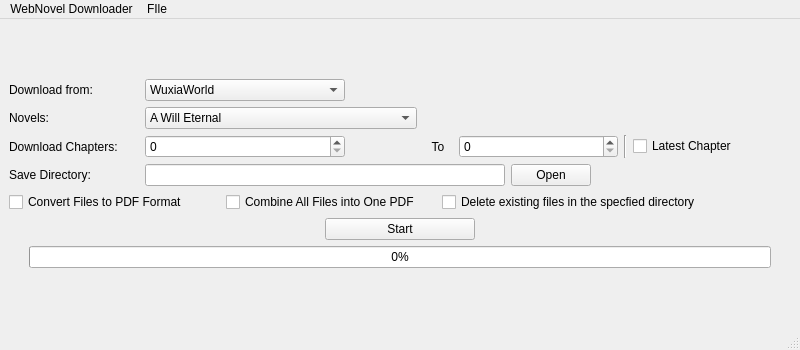
<?xml version="1.0" encoding="UTF-8"?>
<ui version="4.0">
 <class>webNovelDownloader</class>
 <widget class="QMainWindow" name="webNovelDownloader">
  <property name="geometry">
   <rect>
    <x>0</x>
    <y>0</y>
    <width>800</width>
    <height>350</height>
   </rect>
  </property>
  <property name="minimumSize">
   <size>
    <width>800</width>
    <height>350</height>
   </size>
  </property>
  <property name="maximumSize">
   <size>
    <width>950</width>
    <height>450</height>
   </size>
  </property>
  <property name="windowTitle">
   <string>Web Novel Downloader</string>
  </property>
  <widget class="QWidget" name="centralwidget">
   <layout class="QVBoxLayout" name="verticalLayout_2">
    <item>
     <layout class="QVBoxLayout" name="verticalLayout">
      <item>
       <layout class="QGridLayout" name="novelSpecificationsLayout">
        <item row="2" column="1">
         <widget class="QSpinBox" name="chapterIndexStart">
          <property name="sizePolicy">
           <sizepolicy hsizetype="Maximum" vsizetype="Fixed">
            <horstretch>0</horstretch>
            <verstretch>0</verstretch>
           </sizepolicy>
          </property>
          <property name="maximumSize">
           <size>
            <width>200</width>
            <height>50</height>
           </size>
          </property>
          <property name="minimum">
           <number>0</number>
          </property>
          <property name="maximum">
           <number>10000</number>
          </property>
          <property name="value">
           <number>0</number>
          </property>
         </widget>
        </item>
        <item row="2" column="5">
         <widget class="QCheckBox" name="latestChapter">
          <property name="text">
           <string>Latest Chapter</string>
          </property>
         </widget>
        </item>
        <item row="2" column="3">
         <widget class="QSpinBox" name="chapterIndexEnd">
          <property name="sizePolicy">
           <sizepolicy hsizetype="Maximum" vsizetype="Fixed">
            <horstretch>0</horstretch>
            <verstretch>0</verstretch>
           </sizepolicy>
          </property>
          <property name="maximumSize">
           <size>
            <width>200</width>
            <height>50</height>
           </size>
          </property>
          <property name="minimum">
           <number>0</number>
          </property>
          <property name="maximum">
           <number>10000</number>
          </property>
          <property name="value">
           <number>0</number>
          </property>
         </widget>
        </item>
        <item row="2" column="2">
         <widget class="QLabel" name="label">
          <property name="sizePolicy">
           <sizepolicy hsizetype="Maximum" vsizetype="Preferred">
            <horstretch>0</horstretch>
            <verstretch>0</verstretch>
           </sizepolicy>
          </property>
          <property name="maximumSize">
           <size>
            <width>30</width>
            <height>30</height>
           </size>
          </property>
          <property name="text">
           <string>To</string>
          </property>
          <property name="alignment">
           <set>Qt::AlignCenter</set>
          </property>
          <property name="buddy">
           <cstring>chapterIndexEnd</cstring>
          </property>
         </widget>
        </item>
        <item row="1" column="0">
         <widget class="QLabel" name="novelLabel">
          <property name="text">
           <string>Novels:</string>
          </property>
          <property name="buddy">
           <cstring>novelMenu</cstring>
          </property>
         </widget>
        </item>
        <item row="0" column="1">
         <widget class="QComboBox" name="websiteMenu">
          <property name="sizePolicy">
           <sizepolicy hsizetype="Minimum" vsizetype="Fixed">
            <horstretch>0</horstretch>
            <verstretch>0</verstretch>
           </sizepolicy>
          </property>
          <property name="minimumSize">
           <size>
            <width>200</width>
            <height>0</height>
           </size>
          </property>
          <property name="maximumSize">
           <size>
            <width>200</width>
            <height>100</height>
           </size>
          </property>
          <item>
           <property name="text">
            <string>WuxiaWorld</string>
           </property>
          </item>
         </widget>
        </item>
        <item row="1" column="1">
         <widget class="QComboBox" name="novelMenu">
          <item>
           <property name="text">
            <string>A Will Eternal</string>
           </property>
          </item>
          <item>
           <property name="text">
            <string>A Record of a Mortal’s Journey to Immortality</string>
           </property>
          </item>
          <item>
           <property name="text">
            <string>Against the Gods</string>
           </property>
          </item>
          <item>
           <property name="text">
            <string>Ancient Strengthening Technique</string>
           </property>
          </item>
          <item>
           <property name="text">
            <string>Archfiend</string>
           </property>
          </item>
          <item>
           <property name="text">
            <string>Battle Through the Heavens</string>
           </property>
          </item>
          <item>
           <property name="text">
            <string>Dragon Maken War</string>
           </property>
          </item>
          <item>
           <property name="text">
            <string>Dragon Prince Yuan</string>
           </property>
          </item>
          <item>
           <property name="text">
            <string>Emperor’s Domination</string>
           </property>
          </item>
          <item>
           <property name="text">
            <string>Gate of Revelation</string>
           </property>
          </item>
          <item>
           <property name="text">
            <string>Heaven's Devourer</string>
           </property>
          </item>
          <item>
           <property name="text">
            <string>I Reincarnated For Nothing</string>
           </property>
          </item>
          <item>
           <property name="text">
            <string>Imperial God Emperor</string>
           </property>
          </item>
          <item>
           <property name="text">
            <string>Invincible</string>
           </property>
          </item>
          <item>
           <property name="text">
            <string>Legend of the Dragon King</string>
           </property>
          </item>
          <item>
           <property name="text">
            <string>Martial God Asura</string>
           </property>
          </item>
          <item>
           <property name="text">
            <string>Martial World</string>
           </property>
          </item>
          <item>
           <property name="text">
            <string>Nine Star Hegemon Body Art</string>
           </property>
          </item>
          <item>
           <property name="text">
            <string>Overgeared</string>
           </property>
          </item>
          <item>
           <property name="text">
            <string>Perfect World</string>
           </property>
          </item>
          <item>
           <property name="text">
            <string>Rebirth of the Thief Who Roamed the World</string>
           </property>
          </item>
          <item>
           <property name="text">
            <string>Renegade Immortal</string>
           </property>
          </item>
          <item>
           <property name="text">
            <string>Sage Monarch</string>
           </property>
          </item>
          <item>
           <property name="text">
            <string>Skyfire Avenue</string>
           </property>
          </item>
          <item>
           <property name="text">
            <string>Sovereign of the Three Realms</string>
           </property>
          </item>
          <item>
           <property name="text">
            <string>Spirit Realm</string>
           </property>
          </item>
          <item>
           <property name="text">
            <string>Spirit Vessel</string>
           </property>
          </item>
          <item>
           <property name="text">
            <string>Stop, Friendly Fire!</string>
           </property>
          </item>
          <item>
           <property name="text">
            <string>Talisman Emperor</string>
           </property>
          </item>
          <item>
           <property name="text">
            <string>The Great Ruler</string>
           </property>
          </item>
          <item>
           <property name="text">
            <string>The Novel's Extra</string>
           </property>
          </item>
          <item>
           <property name="text">
            <string>Trash of the Count's Family</string>
           </property>
          </item>
          <item>
           <property name="text">
            <string>Warlock of the Magus World</string>
           </property>
          </item>
          <item>
           <property name="text">
            <string>Wu Dong Qian Kun</string>
           </property>
          </item>
         </widget>
        </item>
        <item row="0" column="0">
         <widget class="QLabel" name="websiteLabel">
          <property name="sizePolicy">
           <sizepolicy hsizetype="Minimum" vsizetype="Fixed">
            <horstretch>0</horstretch>
            <verstretch>0</verstretch>
           </sizepolicy>
          </property>
          <property name="minimumSize">
           <size>
            <width>120</width>
            <height>0</height>
           </size>
          </property>
          <property name="maximumSize">
           <size>
            <width>70</width>
            <height>16777215</height>
           </size>
          </property>
          <property name="text">
           <string>Download from:</string>
          </property>
          <property name="buddy">
           <cstring>websiteMenu</cstring>
          </property>
         </widget>
        </item>
        <item row="2" column="4">
         <widget class="Line" name="line">
          <property name="orientation">
           <enum>Qt::Vertical</enum>
          </property>
         </widget>
        </item>
        <item row="2" column="0">
         <widget class="QLabel" name="chapterIndexLabel">
          <property name="sizePolicy">
           <sizepolicy hsizetype="Minimum" vsizetype="Preferred">
            <horstretch>0</horstretch>
            <verstretch>0</verstretch>
           </sizepolicy>
          </property>
          <property name="minimumSize">
           <size>
            <width>130</width>
            <height>0</height>
           </size>
          </property>
          <property name="text">
           <string>Download Chapters: </string>
          </property>
          <property name="buddy">
           <cstring>chapterIndexStart</cstring>
          </property>
         </widget>
        </item>
       </layout>
      </item>
      <item>
       <layout class="QGridLayout" name="saveSpecificationsLayout">
        <item row="0" column="0">
         <widget class="QLabel" name="saveDirectoryLabel">
          <property name="sizePolicy">
           <sizepolicy hsizetype="Maximum" vsizetype="Preferred">
            <horstretch>0</horstretch>
            <verstretch>0</verstretch>
           </sizepolicy>
          </property>
          <property name="minimumSize">
           <size>
            <width>130</width>
            <height>0</height>
           </size>
          </property>
          <property name="maximumSize">
           <size>
            <width>70</width>
            <height>50</height>
           </size>
          </property>
          <property name="text">
           <string>Save Directory:</string>
          </property>
          <property name="buddy">
           <cstring>directoryPath</cstring>
          </property>
         </widget>
        </item>
        <item row="0" column="2">
         <widget class="QPushButton" name="openDirectory">
          <property name="maximumSize">
           <size>
            <width>100</width>
            <height>16777215</height>
           </size>
          </property>
          <property name="text">
           <string>Open</string>
          </property>
         </widget>
        </item>
        <item row="0" column="1">
         <widget class="QLineEdit" name="directoryPath"/>
        </item>
        <item row="0" column="3">
         <spacer name="horizontalSpacer">
          <property name="orientation">
           <enum>Qt::Horizontal</enum>
          </property>
          <property name="sizeType">
           <enum>QSizePolicy::Maximum</enum>
          </property>
          <property name="sizeHint" stdset="0">
           <size>
            <width>200</width>
            <height>20</height>
           </size>
          </property>
         </spacer>
        </item>
       </layout>
      </item>
      <item>
       <layout class="QGridLayout" name="conversionsSpecificationsLayout">
        <item row="0" column="1">
         <widget class="QCheckBox" name="combinePDF">
          <property name="text">
           <string>Combine All Files into One PDF</string>
          </property>
         </widget>
        </item>
        <item row="0" column="0">
         <widget class="QCheckBox" name="convertPDF">
          <property name="text">
           <string>Convert Files to PDF Format</string>
          </property>
         </widget>
        </item>
        <item row="0" column="3">
         <spacer name="horizontalSpacer_2">
          <property name="orientation">
           <enum>Qt::Horizontal</enum>
          </property>
          <property name="sizeType">
           <enum>QSizePolicy::Maximum</enum>
          </property>
          <property name="sizeHint" stdset="0">
           <size>
            <width>90</width>
            <height>20</height>
           </size>
          </property>
         </spacer>
        </item>
        <item row="0" column="2">
         <widget class="QCheckBox" name="deleteFiles">
          <property name="text">
           <string>Delete existing files in the specfied directory</string>
          </property>
         </widget>
        </item>
       </layout>
      </item>
      <item>
       <layout class="QGridLayout" name="startLayout">
        <item row="1" column="0">
         <spacer name="horizontalSpacer_3">
          <property name="orientation">
           <enum>Qt::Horizontal</enum>
          </property>
          <property name="sizeType">
           <enum>QSizePolicy::Maximum</enum>
          </property>
          <property name="sizeHint" stdset="0">
           <size>
            <width>270</width>
            <height>20</height>
           </size>
          </property>
         </spacer>
        </item>
        <item row="1" column="1">
         <widget class="QPushButton" name="startButton">
          <property name="maximumSize">
           <size>
            <width>150</width>
            <height>16777215</height>
           </size>
          </property>
          <property name="layoutDirection">
           <enum>Qt::LeftToRight</enum>
          </property>
          <property name="autoFillBackground">
           <bool>false</bool>
          </property>
          <property name="text">
           <string>Start</string>
          </property>
         </widget>
        </item>
        <item row="1" column="2">
         <spacer name="horizontalSpacer_4">
          <property name="orientation">
           <enum>Qt::Horizontal</enum>
          </property>
          <property name="sizeType">
           <enum>QSizePolicy::Maximum</enum>
          </property>
          <property name="sizeHint" stdset="0">
           <size>
            <width>270</width>
            <height>20</height>
           </size>
          </property>
         </spacer>
        </item>
        <item row="2" column="0" colspan="3">
         <widget class="QProgressBar" name="progressBar">
          <property name="value">
           <number>0</number>
          </property>
         </widget>
        </item>
       </layout>
      </item>
     </layout>
    </item>
   </layout>
  </widget>
  <widget class="QMenuBar" name="menubar">
   <property name="geometry">
    <rect>
     <x>0</x>
     <y>0</y>
     <width>800</width>
     <height>22</height>
    </rect>
   </property>
   <widget class="QMenu" name="menuFIle">
    <property name="title">
     <string>FIle</string>
    </property>
    <addaction name="actionOpen"/>
    <addaction name="separator"/>
    <addaction name="actionResume"/>
    <addaction name="actionPause"/>
    <addaction name="actionStop"/>
   </widget>
   <widget class="QMenu" name="menuWebNovel_Downloader">
    <property name="title">
     <string>WebNovel Downloader</string>
    </property>
    <widget class="QMenu" name="menuPreferences">
     <property name="title">
      <string>Preferences</string>
     </property>
     <addaction name="actionDark_Mode_2"/>
     <addaction name="actionLight_Mode"/>
    </widget>
    <addaction name="menuPreferences"/>
   </widget>
   <addaction name="menuWebNovel_Downloader"/>
   <addaction name="menuFIle"/>
  </widget>
  <widget class="QStatusBar" name="statusbar"/>
  <action name="actionOpen">
   <property name="text">
    <string>Open</string>
   </property>
  </action>
  <action name="actionStop">
   <property name="text">
    <string>Cancel</string>
   </property>
  </action>
  <action name="actionResume">
   <property name="text">
    <string>Resume</string>
   </property>
  </action>
  <action name="actionPause">
   <property name="text">
    <string>Pause</string>
   </property>
  </action>
  <action name="actionDark_Mode_2">
   <property name="text">
    <string>Dark Mode</string>
   </property>
  </action>
  <action name="actionLight_Mode">
   <property name="text">
    <string>Light Mode</string>
   </property>
  </action>
 </widget>
 <tabstops>
  <tabstop>websiteMenu</tabstop>
  <tabstop>novelMenu</tabstop>
  <tabstop>chapterIndexStart</tabstop>
  <tabstop>chapterIndexEnd</tabstop>
  <tabstop>latestChapter</tabstop>
  <tabstop>directoryPath</tabstop>
  <tabstop>openDirectory</tabstop>
  <tabstop>convertPDF</tabstop>
  <tabstop>combinePDF</tabstop>
  <tabstop>startButton</tabstop>
 </tabstops>
 <resources/>
 <connections/>
</ui>
